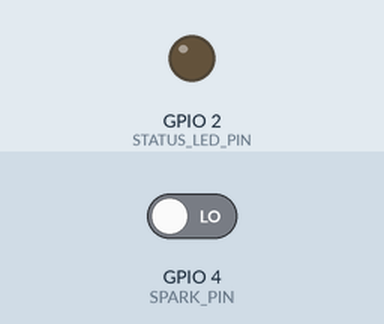
Simulated run of this sketch. Board: ESP32. On the bench: output pins drawn as LEDs (lit = HIGH). Inputs (shaded band) come from the test bench; at power-on: GPIO 4 (SPARK_PIN) LOW. What the sketch prints to the serial monitor is not drawn.

Above: at 1.4 s.
1.5 s: GPIO 4 (SPARK_PIN) driven HIGH
Timing chart, 0 to 4.5 s (numbered marks = the images above; inputs shaded):
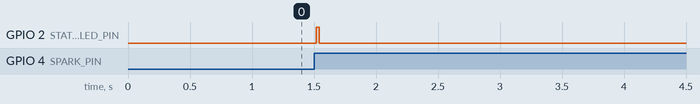

Measured:
- after the input at 1.5 s, GPIO 2 (STATUS_LED_PIN): LOW → HIGH at once, → LOW 0.03 s later

The sketch:

Nephosense_Teslasense.ino
```cpp
// Nephosense_Teslasense.ino — combined companion sensor for Nephotology.
//
// Target: any ESP32 (classic / S2 / S3 / C3). No external libraries —
// uses only the ESP-NOW + WiFi stack that ships with the ESP32 core.
//
// PURPOSE
//   One node that does BOTH companion jobs at once:
//     * Teslasense — a wire antenna on SPARK_PIN picks up a Tesla coil's
//       EMI; an ISR counts spark edges and the count is broadcast ~20x/s.
//       The rig feeds these straight into Mode 31 (Wardenclyffe), always
//       accepted, no BLE command needed.
//     * Nephosense — a Plantower PMS5003 on PMS_RX_PIN is read and its
//       PM2.5 value is broadcast ~1x/s. The rig uses these when switched
//       to wireless mode via the BLE command "SENSOR ESPNOW".
//   Both run together; wire up whichever sensor(s) you have. A missing
//   PMS just stays quiet (see PM gate below) and a missing antenna just
//   reads no sparks — neither blocks the other.
//
// PROTOCOL — both packet formats MUST match the receiver in Nephotomentals.ino:
//     #define SPARK_MAGIC 0x54
//     typedef struct { uint8_t magic; uint8_t seq; uint16_t edges; }
//       __attribute__((packed)) SparkPacket;            // 4 bytes
//     typedef struct { uint16_t pm25; } __attribute__((packed)) PmPacket; // 2 bytes
//   The magic byte + the size difference keep the two unmistakable.
//   Sent to broadcast MAC (FF:FF:FF:FF:FF:FF) on channel 1, no pairing.
//
// WIRING (override any #define on the build line if you wire differently)
//   Antenna        → SPARK_PIN  (GPIO 4):  5–20 cm of stiff wire, nothing
//                    else. Closer coil = shorter wire. A spark-detector
//                    module's digital output (idles low, pulses high) works
//                    on the same pin too.
//   PMS5003 TX     → PMS_RX_PIN (GPIO 16, UART2 RX — WROOM silk: "RX2")
//   PMS5003 VCC    → 5V          PMS5003 GND → GND
//   PMS5003 SET/RESET → 3.3V or leave floating (sensor always on)
//
// STATUS LED
//   Electric-blue blink  = a spark packet was sent (sparks heard).
//   Dim-white blink      = a PM2.5 packet was sent.
//   So you can tell the two activities apart from across the room.
//
// PM GATE
//   Unlike the standalone Nephosense (a dedicated PM node that always
//   broadcasts), this combined node holds off on PM packets until it has
//   parsed at least one valid PMS frame. That way, running it with no PMS
//   attached won't spam pm25=0 and stomp the rig's reading to zero.
//
// CHANNEL
//   ESP-NOW peers must share a WiFi channel. Neither this sketch nor the
//   rig connects to an AP, so both stay on channel 1 and find each other.

#include <Arduino.h>
#include <WiFi.h>
#include <esp_now.h>
#include <esp_wifi.h>
#include "driver/gpio.h"

// ---- Spark (Teslasense) ----
#ifndef SPARK_PIN
  #define SPARK_PIN 4
#endif
#ifndef SPARK_PERIOD_MS
  #define SPARK_PERIOD_MS 50     // 20 Hz — keeps strike timing tight on the rig
#endif

// ---- PMS5003 (Nephosense) ----
#ifndef PMS_RX_PIN
  #define PMS_RX_PIN 16          // ESP32 UART2 RX ← PMS5003 TX (WROOM silk: "RX2")
#endif
#ifndef PMS_TX_PIN
  #define PMS_TX_PIN -1          // not used — we never send to the sensor
#endif
#ifndef PMS_BAUD
  #define PMS_BAUD 9600
#endif
#ifndef PM_PERIOD_MS
  #define PM_PERIOD_MS 1000      // 1 Hz — matches PMS frame rate
#endif

// ---- Shared ----
#ifndef ESPNOW_CHANNEL
  #define ESPNOW_CHANNEL 1       // must match receiver (default WiFi STA channel)
#endif

#ifndef STATUS_LED_PIN
  #ifdef RGB_BUILTIN
    #define STATUS_LED_PIN RGB_BUILTIN
    #define STATUS_LED_IS_RGB 1
  #elif defined(LED_BUILTIN)
    #define STATUS_LED_PIN LED_BUILTIN
  #else
    #define STATUS_LED_PIN 2     // GPIO 2 = built-in LED on most ESP32 dev kits
  #endif
#endif

HardwareSerial& PmsSerial = Serial2;

// Packed packet formats — MUST match Nephotomentals.ino exactly.
#define SPARK_MAGIC 0x54   // 'T'
typedef struct { uint8_t magic; uint8_t seq; uint16_t edges; } __attribute__((packed)) SparkPacket;
typedef struct { uint16_t pm25; } __attribute__((packed)) PmPacket;

static const uint8_t kBroadcastMac[6] = { 0xFF, 0xFF, 0xFF, 0xFF, 0xFF, 0xFF };

// Spark state
volatile uint32_t gEdges      = 0;   // ISR-counted antenna edges (monotonic)
static uint32_t   lastEdgeTot = 0;   // edge total at the previous spark packet
static uint32_t   lastSparkMs = 0;
static uint8_t    sparkSeq    = 0;
static uint32_t   sparkSent   = 0;

// PM state
static uint16_t lastPm25      = 0;
static bool     pmEverValid   = false;   // gate: don't broadcast until a real frame seen
static uint32_t framesParsed  = 0;
static uint32_t lastPmMs      = 0;
static uint32_t pmSent        = 0;

// Shared state
static bool     peerAdded     = false;
static uint32_t packetsFailed = 0;
static uint32_t ledOffAtMs    = 0;
static bool     ledIsOn       = false;

// Raw IDF GPIO ISR rather than Arduino attachInterrupt() — the Arduino
// wrapper installs its ISR service via an IPC call that can overflow the
// tiny ipc task stack once the radio is up (seen as a boot-loop on the rig).
void IRAM_ATTR sparkIsr(void* /*arg*/) {
  static uint32_t lastUs = 0;
  uint32_t nowUs = (uint32_t)micros();
  if ((uint32_t)(nowUs - lastUs) < 100) return;   // skip carrier ringing
  lastUs = nowUs;
  gEdges = gEdges + 1;
}

// Drives the status LED uniformly whether the board has an RGB NeoPixel
// (rgbLedWrite) or a single-color LED (digitalWrite). For the plain case
// any non-zero channel turns the LED on.
static inline void setStatusLed(uint8_t r, uint8_t g, uint8_t b) {
#ifdef STATUS_LED_IS_RGB
  rgbLedWrite(STATUS_LED_PIN, r, g, b);
#else
  digitalWrite(STATUS_LED_PIN, (r | g | b) ? HIGH : LOW);
#endif
}

static inline void blinkLed(uint8_t r, uint8_t g, uint8_t b, uint16_t ms) {
  setStatusLed(r, g, b);
  ledIsOn    = true;
  ledOffAtMs = millis() + ms;
}

// ESP32 Arduino core 3.1.0+ changed the send-callback's first arg from
// `const uint8_t* mac` to `const wifi_tx_info_t*`. Guard so we compile on both.
#if ESP_ARDUINO_VERSION >= ESP_ARDUINO_VERSION_VAL(3, 1, 0)
static void onEspNowSend(const wifi_tx_info_t* /*info*/, esp_now_send_status_t status) {
  if (status != ESP_NOW_SEND_SUCCESS) packetsFailed++;
}
#else
static void onEspNowSend(const uint8_t* /*mac*/, esp_now_send_status_t status) {
  if (status != ESP_NOW_SEND_SUCCESS) packetsFailed++;
}
#endif

static bool ensurePeer() {
  if (peerAdded) return true;
  esp_now_peer_info_t peer = {};
  memcpy(peer.peer_addr, kBroadcastMac, 6);
  peer.channel = ESPNOW_CHANNEL;
  peer.encrypt = false;
  esp_err_t r = esp_now_add_peer(&peer);
  if (r != ESP_OK) {
    Serial.print("[ESP-NOW] add_peer failed: ");
    Serial.println(r);
    return false;
  }
  peerAdded = true;
  return true;
}

// -----------------------------
// PMS5003 frame parser — Plantower's 32-byte protocol with 0x42 0x4D header
// and a 16-bit checksum at the end. Byte-by-byte header sync + frame-length
// check (0x001C) so a floating RX pin can never fake a reading.
// -----------------------------
static bool readPMSFrame(uint8_t buf[32]) {
  while (PmsSerial.available()) {
    if (PmsSerial.peek() != 0x42) { PmsSerial.read(); continue; }
    if (PmsSerial.read() != 0x42) continue;
    uint8_t next = 0;
    if (PmsSerial.readBytes(&next, 1) != 1) return false;
    if (next != 0x4D) continue;
    buf[0] = 0x42;
    buf[1] = 0x4D;
    if (PmsSerial.readBytes(buf + 2, 30) != 30) return false;
    if (!(buf[2] == 0x00 && buf[3] == 0x1C)) continue;
    uint16_t sum = 0;
    for (int i = 0; i < 30; i++) sum += buf[i];
    uint16_t csum = ((uint16_t)buf[30] << 8) | buf[31];
    if (sum != csum) continue;
    return true;
  }
  return false;
}

void setup() {
  Serial.begin(115200);
  delay(200);
  Serial.println();
  Serial.println("=========================================");
  Serial.println("  Nephosense + Teslasense  (combined node)");
  Serial.println("=========================================");

  pinMode(STATUS_LED_PIN, OUTPUT);
  setStatusLed(0, 0, 0);

  // ---- Spark antenna ISR (raw IDF GPIO) ----
  gpio_install_isr_service(0);
  gpio_config_t cfg = {};
  cfg.pin_bit_mask  = 1ULL << SPARK_PIN;
  cfg.mode          = GPIO_MODE_INPUT;
  cfg.pull_up_en    = GPIO_PULLUP_DISABLE;
  cfg.pull_down_en  = GPIO_PULLDOWN_ENABLE;
  cfg.intr_type     = GPIO_INTR_POSEDGE;
  gpio_config(&cfg);
  gpio_isr_handler_add((gpio_num_t)SPARK_PIN, sparkIsr, NULL);

  // ---- PMS5003 UART ----
  PmsSerial.begin(PMS_BAUD, SERIAL_8N1, PMS_RX_PIN, PMS_TX_PIN);

  // ---- WiFi / ESP-NOW ----
  WiFi.mode(WIFI_STA);
  WiFi.disconnect();
  esp_wifi_set_channel(ESPNOW_CHANNEL, WIFI_SECOND_CHAN_NONE);

  if (esp_now_init() != ESP_OK) {
    Serial.println("ERROR: esp_now_init failed — halting");
    while (1) { delay(1000); }
  }
  esp_now_register_send_cb(onEspNowSend);

  Serial.print("[ESP-NOW] MAC:     "); Serial.println(WiFi.macAddress());
  Serial.print("[ESP-NOW] Channel: "); Serial.println(ESPNOW_CHANNEL);
  Serial.print("[SPARK]   Antenna: GPIO "); Serial.println(SPARK_PIN);
  Serial.print("[PMS]     RX:      GPIO "); Serial.println(PMS_RX_PIN);
  Serial.println("Broadcasting on FF:FF:FF:FF:FF:FF — sparks feed Mode 31, PM2.5");
  Serial.println("feeds the rig when it is switched to SENSOR ESPNOW.");
  Serial.println();
}

void loop() {
  uint32_t now = millis();

  // Non-blocking LED off-timer (shared by both blink sources)
  if (ledIsOn && (int32_t)(now - ledOffAtMs) >= 0) {
    setStatusLed(0, 0, 0);
    ledIsOn = false;
  }

  // ---- PMS: drain frames, keep latest reading ----
  uint8_t frame[32];
  while (PmsSerial.available() >= 32) {
    if (!readPMSFrame(frame)) break;
    framesParsed++;
    pmEverValid = true;
    // Byte 12..13 = PM2.5 atmospheric concentration (µg/m³).
    lastPm25 = ((uint16_t)frame[12] << 8) | frame[13];
  }

  // ---- Spark: broadcast edge delta at 20 Hz when sparks were heard ----
  if (now - lastSparkMs >= SPARK_PERIOD_MS) {
    lastSparkMs = now;
    uint32_t total = gEdges;
    uint32_t delta = total - lastEdgeTot;
    lastEdgeTot = total;
    if (delta > 0 && ensurePeer()) {
      SparkPacket pkt;
      pkt.magic = SPARK_MAGIC;
      pkt.seq   = sparkSeq++;
      pkt.edges = (delta > 65535) ? 65535 : (uint16_t)delta;
      if (esp_now_send(kBroadcastMac, (const uint8_t*)&pkt, sizeof(pkt)) == ESP_OK) {
        sparkSent++;
        blinkLed(0, 24, 40, 25);     // electric-blue: spark heard, spark sent
      }
    }
  }

  // ---- PM: broadcast latest reading at 1 Hz, but only once a frame is seen ----
  if (pmEverValid && now - lastPmMs >= PM_PERIOD_MS) {
    lastPmMs = now;
    if (ensurePeer()) {
      PmPacket pkt = { lastPm25 };
      if (esp_now_send(kBroadcastMac, (const uint8_t*)&pkt, sizeof(pkt)) == ESP_OK) {
        pmSent++;
        blinkLed(40, 40, 40, 30);    // dim white: PM2.5 sent
      }
    }
  }

  // ---- Once-a-second heartbeat log ----
  static uint32_t lastLogMs = 0;
  if (now - lastLogMs >= 1000) {
    lastLogMs = now;
    Serial.printf("[%6lus] edges=%lu sparkPkts=%lu | PM2.5=%4u%s pmPkts=%lu | failed=%lu\n",
                  (unsigned long)(now / 1000),
                  (unsigned long)gEdges,
                  (unsigned long)sparkSent,
                  (unsigned)lastPm25,
                  pmEverValid ? "" : "(no PMS)",
                  (unsigned long)pmSent,
                  (unsigned long)packetsFailed);
  }

  delay(5);
}
```
